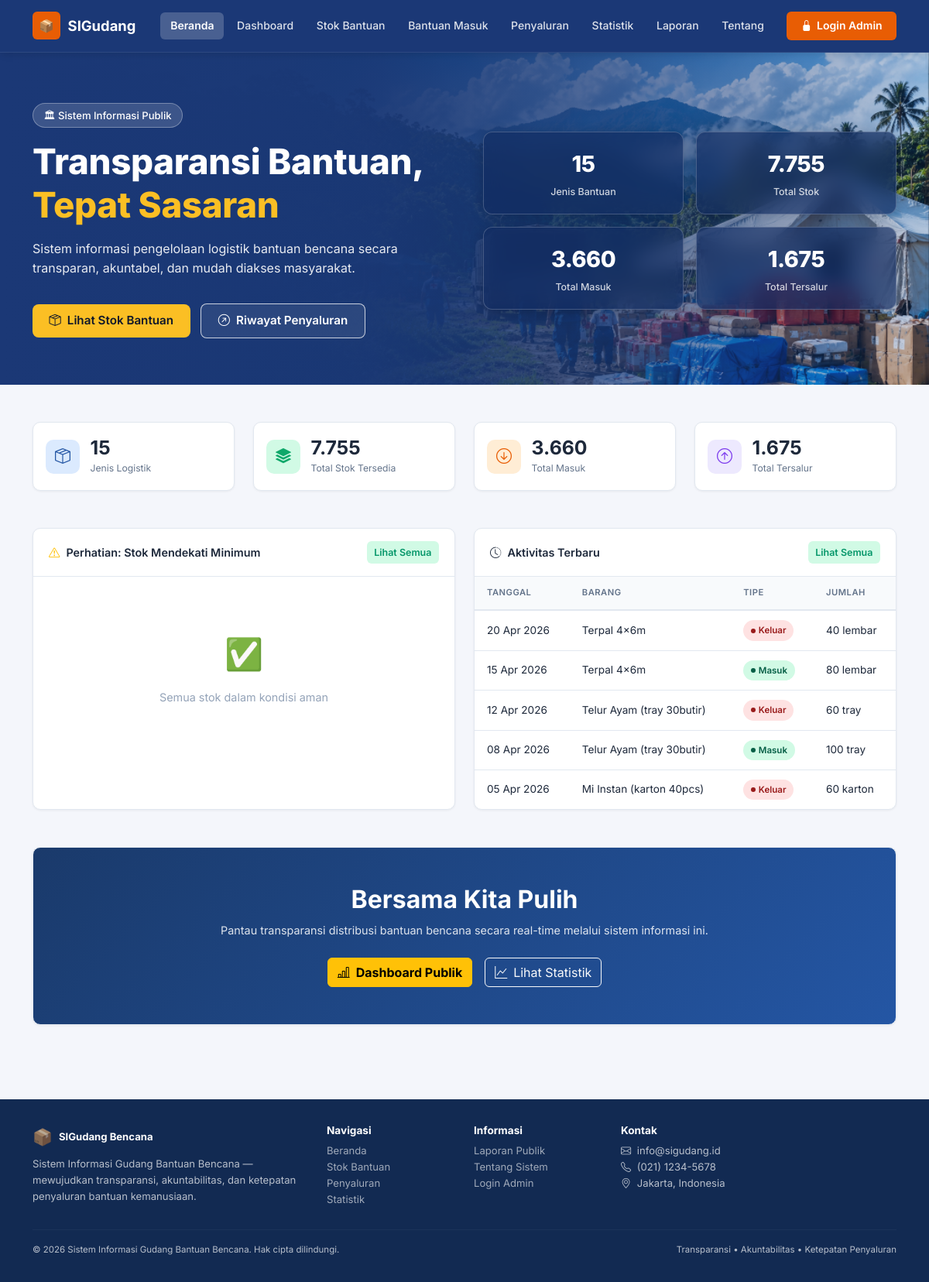
The page / on the database its author committed.
### tables this page shows
CREATE TABLE `stock_movements` (
  `id`                     INT UNSIGNED  NOT NULL AUTO_INCREMENT,
  `product_id`             INT UNSIGNED  NOT NULL,
  `user_id`                INT UNSIGNED  NOT NULL,
  `supplier_id`            INT UNSIGNED           DEFAULT NULL,
  `distribution_target_id` INT UNSIGNED           DEFAULT NULL,
  `type`                   ENUM('IN','OUT')    NOT NULL,
  `quantity`               INT           NOT NULL,
  `date`                   DATE          NOT NULL,
  `reference`              VARCHAR(100)           DEFAULT NULL,
  `notes`                  TEXT                   DEFAULT NULL,
  `is_public`              TINYINT(1)    NOT NULL DEFAULT 1,
  `created_at`             DATETIME      NOT NULL DEFAULT CURRENT_TIMESTAMP,
  PRIMARY KEY (`id`),
  KEY `fk_sm_product`  (`product_id`),
  KEY `fk_sm_user`     (`user_id`),
  KEY `fk_sm_supplier` (`supplier_id`),
  KEY `fk_sm_dist`     (`distribution_target_id`),
  KEY `idx_sm_date`    (`date`),
  KEY `idx_sm_type`    (`type`),
  CONSTRAINT `fk_sm_product`   FOREIGN KEY (`product_id`)
    REFERENCES `products` (`id`) ON UPDATE CASCADE ON DELETE RESTRICT,
  CONSTRAINT `fk_sm_user`      FOREIGN KEY (`user_id`)
    REFERENCES `users`    (`id`) ON UPDATE CASCADE ON DELETE RESTRICT,
  CONSTRAINT `fk_sm_supplier`  FOREIGN KEY (`supplier_id`)
    REFERENCES `suppliers` (`id`) ON UPDATE CASCADE ON DELETE SET NULL,
  CONSTRAINT `fk_sm_dist`      FOREIGN KEY (`distribution_target_id`)
    REFERENCES `distribution_targets` (`id`) ON UPDATE CASCADE ON DELETE SET NULL
);

CREATE TABLE `products` (
  `id`            INT UNSIGNED NOT NULL AUTO_INCREMENT,
  `category_id`   INT UNSIGNED NOT NULL,
  `sku`           VARCHAR(50)  NOT NULL,
  `name`          VARCHAR(200) NOT NULL,
  `unit`          VARCHAR(30)  NOT NULL DEFAULT 'pcs',
  `price`         DECIMAL(15,2) NOT NULL DEFAULT 0.00,
  `stock`         INT          NOT NULL DEFAULT 0,
  `minimum_stock` INT          NOT NULL DEFAULT 0,
  `description`   TEXT                  DEFAULT NULL,
  `is_public`     TINYINT(1)   NOT NULL DEFAULT 1,
  `created_at`    DATETIME     NOT NULL DEFAULT CURRENT_TIMESTAMP,
  PRIMARY KEY (`id`),
  UNIQUE KEY `uq_sku` (`sku`),
  KEY `fk_prod_cat` (`category_id`),
  CONSTRAINT `fk_prod_cat` FOREIGN KEY (`category_id`)
    REFERENCES `categories` (`id`) ON UPDATE CASCADE ON DELETE RESTRICT
);

### helpers/functions.php (called while the page is built, shortened)
<?php
function e(string $str): string {
    return htmlspecialchars($str, ENT_QUOTES | ENT_HTML5, 'UTF-8');
}
function formatNumber(float $num, int $dec = 0): string {
    return number_format($num, $dec, ',', '.');
}
function formatDate(string $date, string $fmt = 'd M Y'): string {
    return (new DateTime($date))->format($fmt);
}

### helpers/auth.php (called while the page is built, shortened)
<?php
function isLoggedIn(): bool {
    return isset($_SESSION['user_id']) && isset($_SESSION['role']);
}

### index.php (the view, shortened to what this page needs)
<?php
require_once __DIR__ . '/helpers/auth.php';
require_once __DIR__ . '/helpers/functions.php';
$db = getDB();
$stats = $db->query("
  SELECT
    (SELECT COUNT(*) FROM products WHERE is_public=1) AS total_jenis,
    (SELECT COALESCE(SUM(stock),0) FROM products WHERE is_public=1) AS total_stok,
    (SELECT COALESCE(SUM(quantity),0) FROM stock_movements WHERE type='IN' AND is_public=1) AS total_masuk,
    (SELECT COALESCE(SUM(quantity),0) FROM stock_movements WHERE type='OUT' AND is_public=1) AS total_keluar,
    (SELECT COUNT(*) FROM suppliers WHERE is_public=1) AS total_supplier
")->fetch();
$kritis = $db->query("
  SELECT p.name, p.stock, p.minimum_stock, c.name AS kategori
  FROM products p
  JOIN categories c ON p.category_id = c.id
  WHERE p.is_public=1 AND p.stock <= p.minimum_stock
  ORDER BY p.stock ASC LIMIT 4
")->fetchAll();
$recent = $db->query("
  SELECT sm.date, sm.type, sm.quantity, p.name AS produk, p.unit,
         s.name AS supplier, dt.name AS tujuan
  FROM stock_movements sm
  JOIN products p ON sm.product_id = p.id
  LEFT JOIN suppliers s ON sm.supplier_id = s.id AND s.is_public=1
  LEFT JOIN distribution_targets dt ON sm.distribution_target_id = dt.id
  WHERE sm.is_public=1
  ORDER BY sm.date DESC, sm.id DESC LIMIT 5
")->fetchAll();
$activeMenu = 'beranda';
include __DIR__ . '/views/partials/header_public.php';
?>
<section class="hero-section" style="background-image: linear-gradient(90deg, #1b3876 0%, rgba(27, 56, 118, 0.94) 40%, rgba(27, 56, 118, 0.70) 65%, rgba(27, 56, 118, 0.20) 100%), url('<?= BASE_URL ?>/assets/images/hero-bg.png');">
  <div class="container">
    <div class="row align-items-center g-5">
      <div class="col-lg-6">
        <span class="badge-hero">🏛 Sistem Informasi Publik</span>
        <h1>Transparansi Bantuan, <span>Tepat Sasaran</span></h1>
        <p>Sistem informasi pengelolaan logistik bantuan bencana secara transparan, akuntabel, dan mudah diakses masyarakat.</p>
        <div class="d-flex flex-row align-items-center gap-3 hero-action-buttons">
          <a href="<?= BASE_URL ?>/public/stok.php" class="btn btn-warning fw-bold">
            <i class="bi bi-box-seam me-2"></i>Lihat Stok Bantuan
          </a>
          <a href="<?= BASE_URL ?>/public/penyaluran.php" class="btn btn-outline-light fw-semibold">
            <i class="bi bi-arrow-up-right-circle me-2"></i>Riwayat Penyaluran
          </a>
        </div>
      </div>
      <div class="col-lg-6">
        <div class="hero-stats">
          <div class="hero-stat-card">
            <div class="stat-num"><?= formatNumber($stats['total_jenis']) ?></div>
            <div class="stat-lbl">Jenis Bantuan</div>
          </div>
          <div class="hero-stat-card">
            <div class="stat-num"><?= formatNumber($stats['total_stok']) ?></div>
            <div class="stat-lbl">Total Stok</div>
          </div>
          <div class="hero-stat-card">
            <div class="stat-num"><?= formatNumber($stats['total_masuk']) ?></div>
            <div class="stat-lbl">Total Masuk</div>
          </div>
          <div class="hero-stat-card">
            <div class="stat-num"><?= formatNumber($stats['total_keluar']) ?></div>
            <div class="stat-lbl">Total Tersalur</div>
          </div>
        </div>
      </div>
    </div>
  </div>
</section>
<section class="py-5">
  <div class="container">
    <div class="row g-4 mb-5">
      <div class="col-6 col-md-3">
        <div class="stat-card">
          <div class="stat-icon blue"><i class="bi bi-box-seam"></i></div>
          <div class="stat-body">
            <div class="stat-value"><?= formatNumber($stats['total_jenis']) ?></div>
            <div class="stat-label">Jenis Logistik</div>
          </div>
        </div>
      </div>
      <div class="col-6 col-md-3">
        <div class="stat-card">
          <div class="stat-icon green"><i class="bi bi-stack"></i></div>
          <div class="stat-body">
            <div class="stat-value"><?= formatNumber($stats['total_stok']) ?></div>
            <div class="stat-label">Total Stok Tersedia</div>
          </div>
        </div>
      </div>
      <div class="col-6 col-md-3">
        <div class="stat-card">
          <div class="stat-icon orange"><i class="bi bi-arrow-down-circle"></i></div>
          <div class="stat-body">
            <div class="stat-value"><?= formatNumber($stats['total_masuk']) ?></div>
            <div class="stat-label">Total Masuk</div>
          </div>
        </div>
      </div>
      <div class="col-6 col-md-3">
        <div class="stat-card">
          <div class="stat-icon purple"><i class="bi bi-arrow-up-circle"></i></div>
          <div class="stat-body">
            <div class="stat-value"><?= formatNumber($stats['total_keluar']) ?></div>
            <div class="stat-label">Total Tersalur</div>
          </div>
        </div>
      </div>
    </div>
    <div class="row g-4">
      <div class="col-lg-6">
        <div class="card-panel h-100">
          <div class="card-panel-header">
            <span><i class="bi bi-exclamation-triangle text-warning me-2"></i>Perhatian: Stok Mendekati Minimum</span>
            <a href="<?= BASE_URL ?>/public/stok.php?status=kritis" class="btn-sm-action btn-view">Lihat Semua</a>
          </div>
          <div class="card-panel-body">
            <?php if (empty($kritis)): ?>
              <div class="empty-state"><span class="empty-icon">✅</span>Semua stok dalam kondisi aman</div>
            <?php endif; ?>
          </div>
        </div>
      </div>
      <div class="col-lg-6">
        <div class="card-panel h-100">
          <div class="card-panel-header">
            <span><i class="bi bi-clock-history me-2"></i>Aktivitas Terbaru</span>
            <a href="<?= BASE_URL ?>/public/bantuan_masuk.php" class="btn-sm-action btn-view">Lihat Semua</a>
          </div>
          <div class="card-panel-body p-0">
            <table class="table-modern w-100">
              <thead><tr>
                <th>Tanggal</th><th>Barang</th><th>Tipe</th><th>Jumlah</th>
              </tr></thead>
              <tbody>
                <?php if (empty($recent)): ?>
                  <tr><td colspan="4" class="empty-state">Belum ada transaksi</td></tr>
                <?php else: ?>
                  <?php foreach ($recent as $r): ?>
                    <tr>
                      <td><?= e(formatDate($r['date'],'d M Y')) ?></td>
                      <td><?= e($r['produk']) ?></td>
                      <td>
                        <span class="badge-status <?= $r['type']==='IN'?'badge-in':'badge-out' ?>">
                          <?= $r['type']==='IN'?'Masuk':'Keluar' ?>
                        </span>
                      </td>
                      <td><?= formatNumber($r['quantity']) ?> <?= e($r['unit']) ?></td>
                    </tr>
                  <?php endforeach; ?>
                <?php endif; ?>
              </tbody>
            </table>
          </div>
        </div>
      </div>
    </div>
    <div class="row mt-5">
      <div class="col-12">
        <div class="card-panel text-center p-5" style="background:linear-gradient(135deg,var(--primary),var(--primary-light));color:#fff">
          <h2 class="fw-bold mb-2">Bersama Kita Pulih</h2>
          <p class="mb-4" style="color:rgba(255,255,255,0.85)">Pantau transparansi distribusi bantuan bencana secara real-time melalui sistem informasi ini.</p>
          <div class="d-flex justify-content-center gap-3 flex-wrap">
            <a href="<?= BASE_URL ?>/public/dashboard.php" class="btn btn-warning fw-bold">
              <i class="bi bi-bar-chart-line me-2"></i>Dashboard Publik
            </a>
            <a href="<?= BASE_URL ?>/public/statistik.php" class="btn btn-outline-light">
              <i class="bi bi-graph-up me-2"></i>Lihat Statistik
            </a>
          </div>
        </div>
      </div>
    </div>
  </div>
</section>
<?php include __DIR__ . '/views/partials/footer_public.php'; ?>
</body>
</html>

### views/partials/header_public.php (shortened to what this page needs)
<?php
require_once dirname(__DIR__, 2) . '/helpers/auth.php';
$activePage = $activeMenu ?? '';
?>
<!DOCTYPE html>
<html lang="id">
<head>
  <link rel="stylesheet" href="https://cdn.jsdelivr.net/npm/bootstrap@5.3.2/dist/css/bootstrap.min.css">
  <link rel="stylesheet" href="https://cdn.jsdelivr.net/npm/bootstrap-icons@1.11.1/font/bootstrap-icons.css">
  <link rel="stylesheet" href="<?= BASE_URL ?>/assets/css/style.css?v=<?= filemtime(dirname(__DIR__, 2) . '/assets/css/style.css') ?>">
</head>
<body>
<nav class="navbar navbar-public navbar-expand-lg">
  <div class="container">
    <a class="navbar-brand" href="<?= BASE_URL ?>/index.php">
      <span class="brand-icon">📦</span>
      <span><?= e(APP_SHORT) ?></span>
    </a>
    <div class="collapse navbar-collapse" id="navPublic">
      <ul class="navbar-nav me-auto ms-3 gap-1">
        <li class="nav-item"><a class="nav-link<?= $activePage==='beranda'?' active':'' ?>" href="<?= BASE_URL ?>/index.php">Beranda</a></li>
        <li class="nav-item"><a class="nav-link<?= $activePage==='dashboard'?' active':'' ?>" href="<?= BASE_URL ?>/public/dashboard.php">Dashboard</a></li>
        <li class="nav-item"><a class="nav-link<?= $activePage==='stok'?' active':'' ?>" href="<?= BASE_URL ?>/public/stok.php">Stok Bantuan</a></li>
        <li class="nav-item"><a class="nav-link<?= $activePage==='masuk'?' active':'' ?>" href="<?= BASE_URL ?>/public/bantuan_masuk.php">Bantuan Masuk</a></li>
        <li class="nav-item"><a class="nav-link<?= $activePage==='penyaluran'?' active':'' ?>" href="<?= BASE_URL ?>/public/penyaluran.php">Penyaluran</a></li>
        <li class="nav-item"><a class="nav-link<?= $activePage==='statistik'?' active':'' ?>" href="<?= BASE_URL ?>/public/statistik.php">Statistik</a></li>
        <li class="nav-item"><a class="nav-link<?= $activePage==='laporan'?' active':'' ?>" href="<?= BASE_URL ?>/public/laporan_publik.php">Laporan</a></li>
        <li class="nav-item"><a class="nav-link<?= $activePage==='tentang'?' active':'' ?>" href="<?= BASE_URL ?>/public/tentang.php">Tentang</a></li>
      </ul>
      <div class="d-flex align-items-center gap-2">
        <?php if (isLoggedIn()): ?>
          <?php $u = getCurrentUser(); ?>
          <a href="<?= BASE_URL ?>/<?= $u['role'] ?>/dashboard.php" class="btn-login nav-link small">
            <i class="bi bi-speedometer2"></i> Dashboard
          </a>
        <?php else: ?>
          <a href="<?= BASE_URL ?>/auth/login.php" class="btn-login nav-link">
            <i class="bi bi-lock-fill"></i> Login Admin
          </a>
        <?php endif; ?>
      </div>
    </div>
  </div>
</nav>

### views/partials/footer_public.php (shortened to what this page needs)
<footer class="site-footer mt-5">
  <div class="container">
    <div class="row g-4">
      <div class="col-md-4">
        <div class="d-flex align-items-center gap-2 mb-2">
          <span style="font-size:1.3rem">📦</span>
          <span style="color:#fff;font-weight:700">SIGudang Bencana</span>
        </div>
        <p style="font-size:0.82rem">Sistem Informasi Gudang Bantuan Bencana — mewujudkan transparansi, akuntabilitas, dan ketepatan penyaluran bantuan kemanusiaan.</p>
      </div>
      <div class="col-md-2">
        <h6 style="color:#fff;font-size:0.85rem;font-weight:700">Navigasi</h6>
        <ul style="list-style:none;padding:0;margin:0">
          <li><a href="<?= BASE_URL ?>/index.php">Beranda</a></li>
          <li><a href="<?= BASE_URL ?>/public/stok.php">Stok Bantuan</a></li>
          <li><a href="<?= BASE_URL ?>/public/penyaluran.php">Penyaluran</a></li>
          <li><a href="<?= BASE_URL ?>/public/statistik.php">Statistik</a></li>
        </ul>
      </div>
      <div class="col-md-2">
        <h6 style="color:#fff;font-size:0.85rem;font-weight:700">Informasi</h6>
        <ul style="list-style:none;padding:0;margin:0">
          <li><a href="<?= BASE_URL ?>/public/laporan_publik.php">Laporan Publik</a></li>
          <li><a href="<?= BASE_URL ?>/public/tentang.php">Tentang Sistem</a></li>
          <li><a href="<?= BASE_URL ?>/auth/login.php">Login Admin</a></li>
        </ul>
      </div>
      <div class="col-md-4">
        <h6 style="color:#fff;font-size:0.85rem;font-weight:700">Kontak</h6>
        <p style="font-size:0.82rem">
          <i class="bi bi-envelope me-1"></i> info@sigudang.id<br>
          <i class="bi bi-telephone me-1"></i> (021) 1234-5678<br>
          <i class="bi bi-geo-alt me-1"></i> Jakarta, Indonesia
        </p>
      </div>
    </div>
    <hr style="border-color:rgba(255,255,255,0.15)">
    <div class="d-flex justify-content-between align-items-center flex-wrap gap-2">
      <small>&copy; <?= date('Y') ?> <?= e(APP_NAME) ?>. Hak cipta dilindungi.</small>
      <small>Transparansi • Akuntabilitas • Ketepatan Penyaluran</small>
    </div>
  </div>
</footer>

### rows shown on the page
stock_movements: date "20 Apr 2026", product.name "Terpal 4x6m", type "Keluar", quantity "40", product.unit "lembar"
stock_movements: date "15 Apr 2026", product.name "Terpal 4x6m", type "Masuk", quantity "80", product.unit "lembar"
stock_movements: date "12 Apr 2026", product.name "Telur Ayam (tray 30butir)", type "Keluar", quantity "60", product.unit "tray"
stock_movements: date "08 Apr 2026", product.name "Telur Ayam (tray 30butir)", type "Masuk", quantity "100", product.unit "tray"
stock_movements: date "05 Apr 2026", product.name "Mi Instan (karton 40pcs)", type "Keluar", quantity "60", product.unit "karton"

### other values the page prints
APP_SHORT "SIGudang"
formatNumber($stats['total_jenis']) "15"
formatNumber($stats['total_stok']) "7.755"
formatNumber($stats['total_masuk']) "3.660"
formatNumber($stats['total_keluar']) "1.675"
APP_NAME "Sistem Informasi Gudang Bantuan Bencana"
